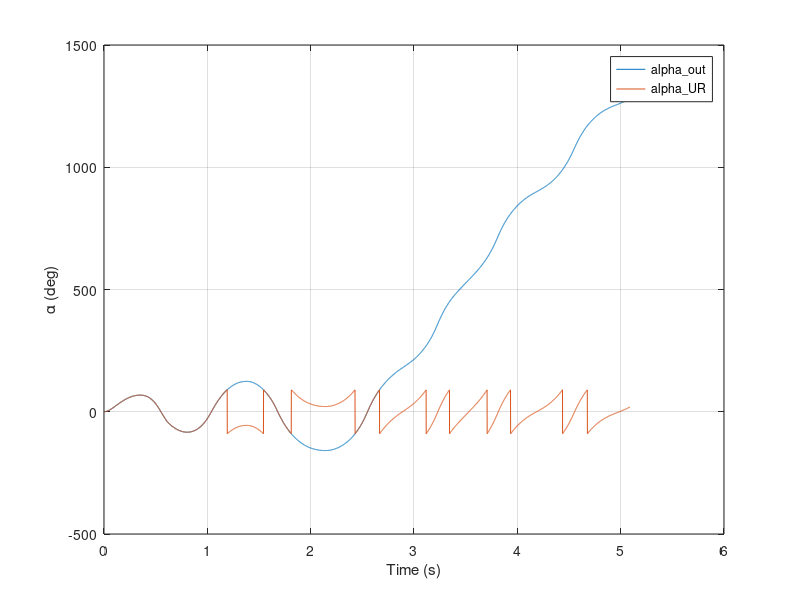
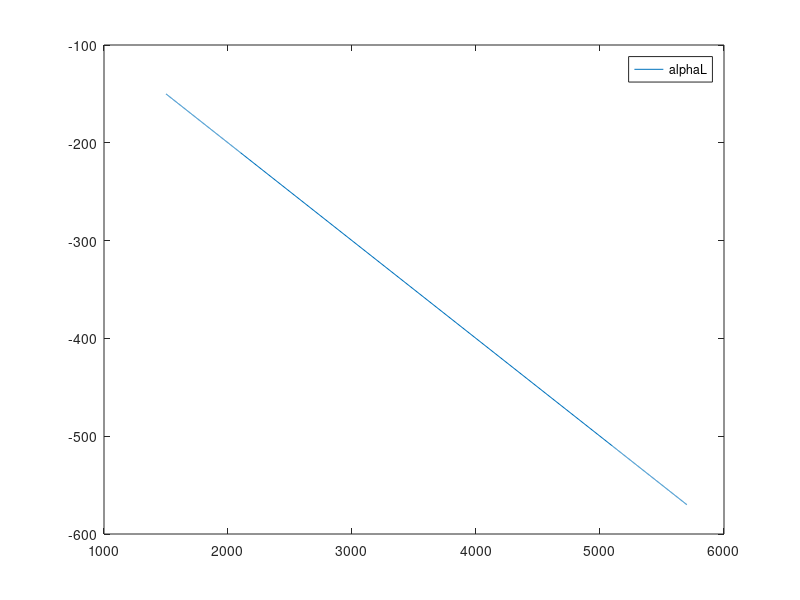
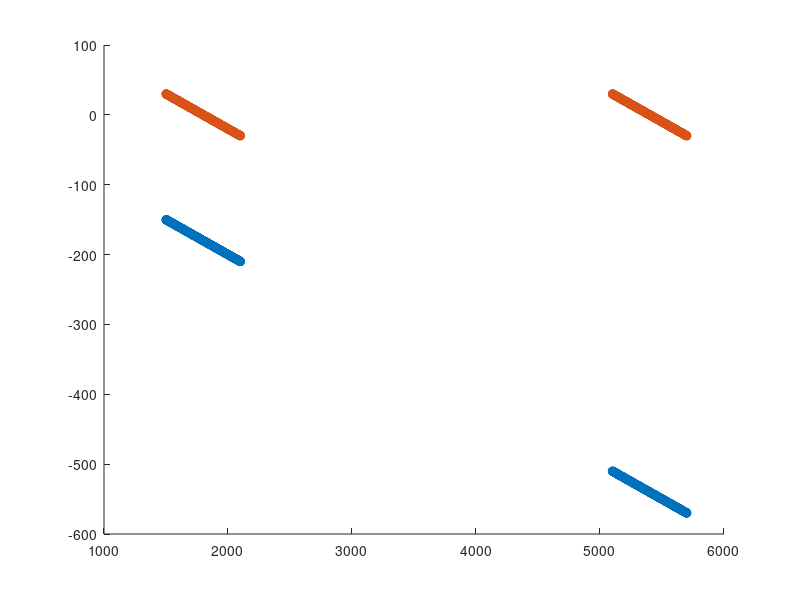
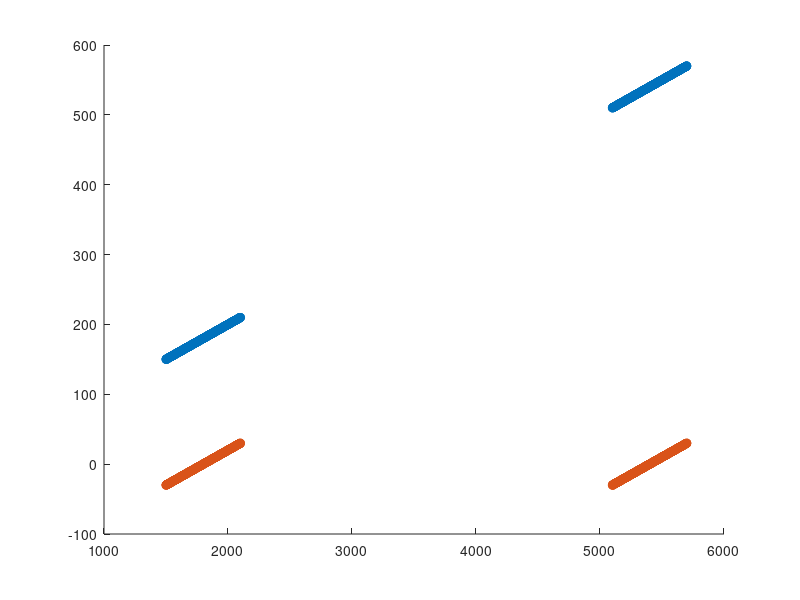

The MATLAB script that drew these images, in order:
clear; clc; close all;
load('alpha_UR_data.mat');
t = alpha_out(:,1); alpha = alpha_out(:,2);
plot(t,alpha); hold on; grid on;
alphaUR = -90 + mod(alpha+90,180);
plot(t,alphaUR);
xlabel('Time (s)'); ylabel('\alpha (deg)');
legend('alpha\_out','alpha\_UR');

%%
clear; clc; close all;
alphaL = 0:.1:720;
t = 0:1:7200;
alphaR = 0:-.1:-720;
alphaUR_L = -180 + mod(alphaL ,360);
alphaUR_R = -180 + mod(alphaR ,360);

a = (abs(alphaL) >= 150); b = (abs(alphaUR_L) <= 30);
switch_cond = a&b;
%%
figure;
plot(t(switch_cond),alphaR(switch_cond));
legend('alphaL','alphaR','alphaUR_L','alphaUR_R');
%%
figure;
scatter(t(switch_cond),alphaR(switch_cond)); hold on;
scatter(t(switch_cond),alphaUR_R(switch_cond));

figure;
scatter(t(switch_cond),alphaL(switch_cond)); hold on;
scatter(t(switch_cond),alphaUR_L(switch_cond));
